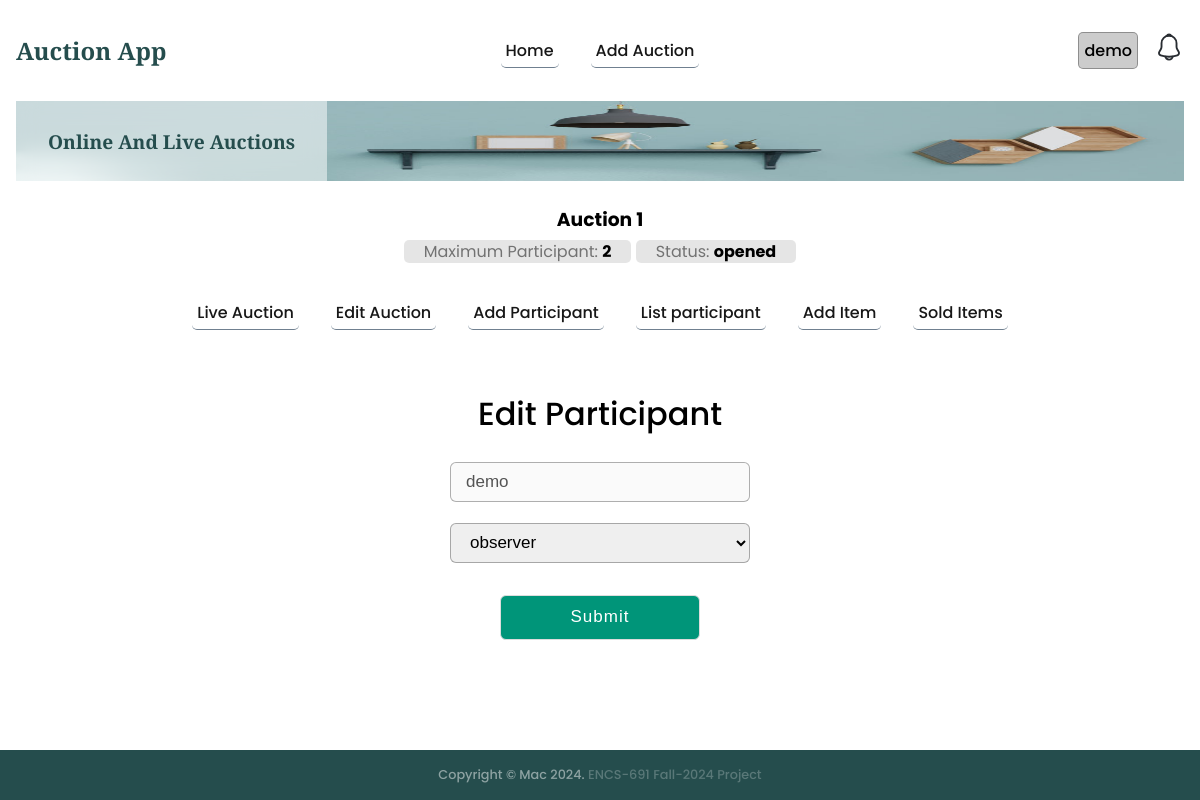
The page /auction/1/participant/10/edit (signed in) on the database as committed earlier.
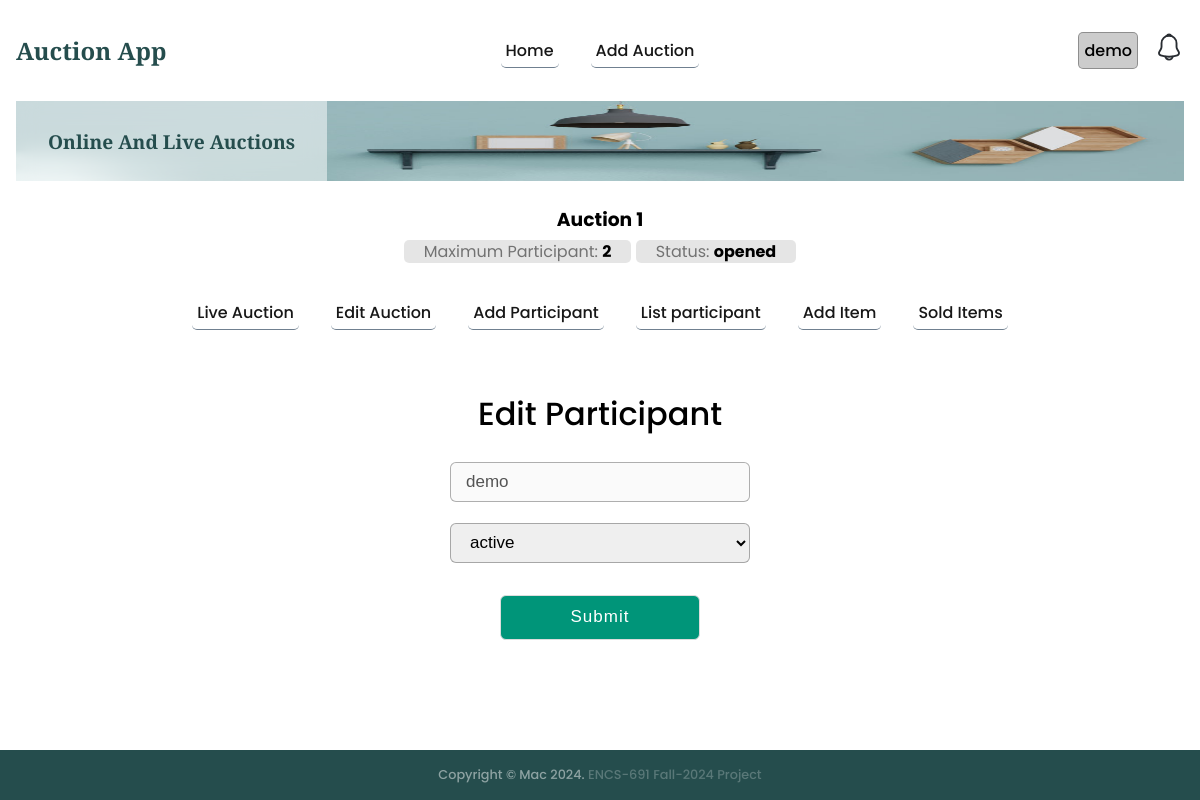
The same page on the database as committed later.
### auctions/models.py (models this page shows, shortened)
class Participant(models.Model):
    auctionid = models.CharField(max_length=200)
    userid = models.CharField(max_length=200)
    username = models.CharField(max_length=200)
    status = models.CharField(max_length=200)
    createdat = models.DateTimeField(default=timezone.now)

### auctions/views.py (the view)
# urls.py: path('auction/<int:aid>/participant/<int:pid>/edit', views.editParticipant, name='editParticipant'),
@login_required
def editParticipant(req, aid, pid):
    participant = getRecordByPk(Participant, pid)
    auction = getRecordByPk(Auction, aid)
    if not auction or not participant:
        return index(req)
    if req.method == 'POST':
        return doEditparticipant(req, aid, pid)
    context = {'auction': auction, 'participant':participant, 'participantStatus':participantStatus}
    return render(req, 'auctions/editParticipant.html', context=context)

### auctions/utils.py (called while the page is built)
def getRecordByPk(model, id):
    try:
        record = model.objects.get(pk=id)
    except (KeyError, model.DoesNotExist):
        logging.error('getRecordByPk: model does not exist')
        return None
    else:
        return record

### templates/auctions/editParticipant.html (shortened to what this page needs)
{% extends "auctions/auctionBase.html" %}
{% block auction_content %}
<div class="addContact container_main">
  <div class="registration form">
    <header>Edit Participant</header>
    <form action="{% url 'auctions:editParticipant' auction.id participant.id %}" method="post" enctype="multipart/form-data">
      <div class="auction-flex">
        <input name="username" disabled id="participant" value="{{ participant.username }}"></input>
        {% if participantStatus %}
        <select name="status" id="status">
          {% for status in participantStatus %}
            {% if participant.status == status %}
              <option value="{{status}}" selected>{{status}}</option>
            {% else %}
              <option value="{{status}}">{{status}}</option>
            {% endif %}
          {% endfor %}
        </select>
        {% endif %}
      </div>
      <button type="submit" class="button">Submit</button>
    </form>
  </div>
</div>
{% endblock %}

Rows that differ between the two databases and show on the page:
changed Participant "demo": status "observer" → "active"
